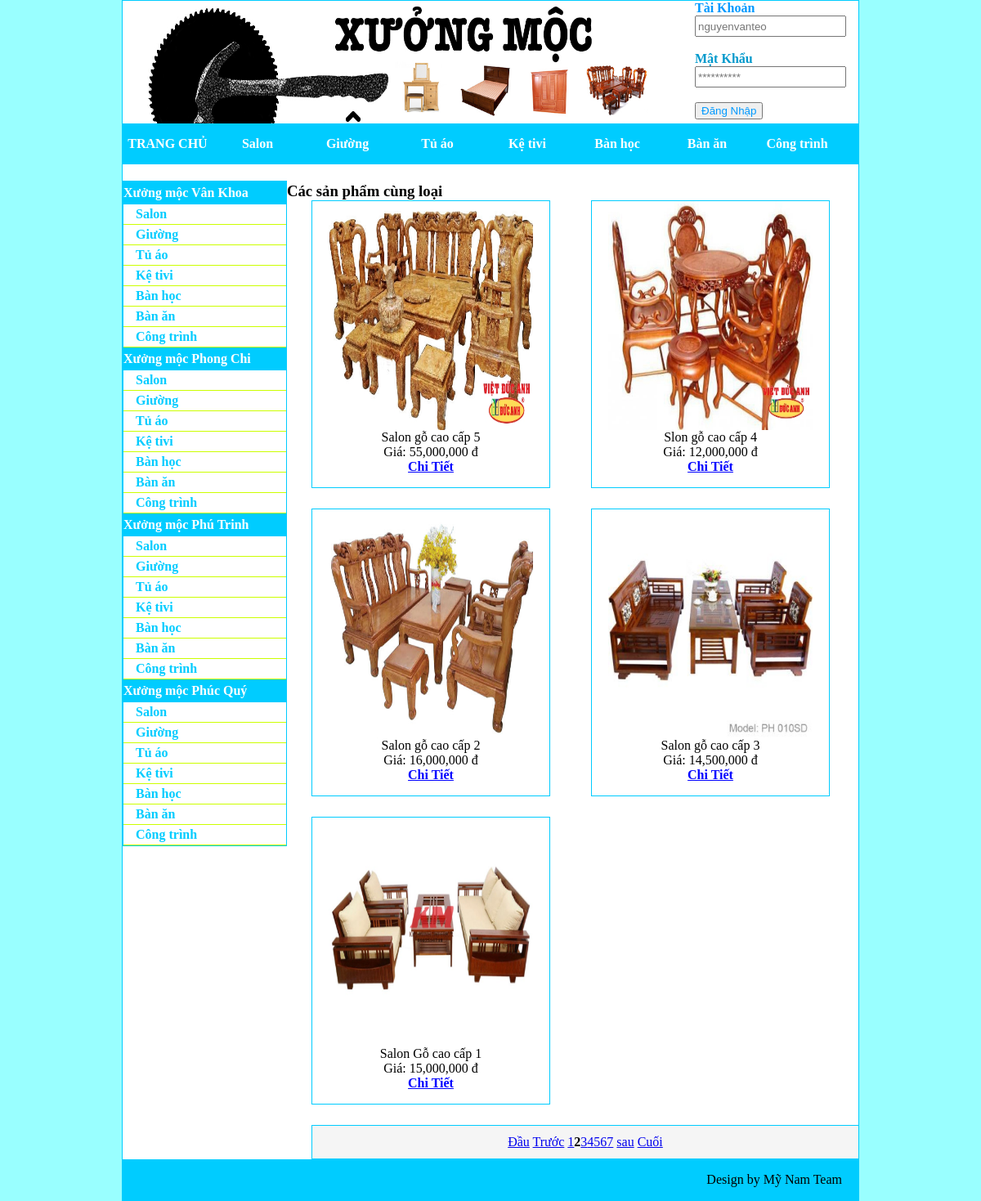
Page /index.php?a=3&id=1&page=2 on the committed database.
### tables this page shows
CREATE TABLE `LoaiSanPham` (
  `MaLoaiSanPham` int(11) NOT NULL,
  `TenLoaiSanPham` varchar(45) NOT NULL,
  `BiXoa` tinyint(1) NOT NULL
);

CREATE TABLE `HangSanXuat` (
  `MaHangSanXuat` int(11) NOT NULL,
  `TenHangSanXuat` varchar(45) NOT NULL,
  `LogoURL` varchar(45) NOT NULL,
  `BiXoa` tinyint(1) NOT NULL
);

CREATE TABLE `SanPham` (
  `MaSanPham` int(11) NOT NULL,
  `TenSanPham` varchar(45) NOT NULL,
  `HinhURL` varchar(45) NOT NULL,
  `GiaSanPham` int(11) NOT NULL,
  `NgayNhap` datetime NOT NULL,
  `SoLuongTon` int(11) NOT NULL,
  `SoLuongBan` int(11) NOT NULL,
  `SoLuocXem` int(11) NOT NULL,
  `MoTa` text NOT NULL,
  `BiXoa` tinyint(1) NOT NULL,
  `MaLoaiSanPham` int(11) NOT NULL,
  `MaHangSanXuat` int(11) NOT NULL
);

### lib/DataProvider.php (called while the page is built, shortened)
<?php
	class DataProvider
	{
		public static function execQuery($sql)
		{
            $connection = mysqli_connect(SERVER,USERNAME,PASSWORD,DATABASE) or
			die("Could not connect to" ."localhost". " .");
            mysqli_query($connection,"set names 'utf8'");
            $result = mysqli_query($connection,$sql);
            return $result;
        }
    }
?>

### modules/mMenuDoc.php (the view)
<div id="menu_Doc">
	<?php
		$slHSX = "SELECT hangsanxuat.MaHangSanXuat, hangsanxuat.TenHangSanXuat
				  FROM hangsanxuat
				  WHERE HangSanXuat.BiXoa = FALSE";
		$qrHSX = DataProvider::execQuery($slHSX);
		while($rowHSX = mysqli_fetch_array($qrHSX))
		{?>
			<div>
				<div class="menu_Doc_theloai"><?php echo $rowHSX["TenHangSanXuat"];?></div>
					<?php
					$sqlLoaiSP = "SELECT loaisanpham.MaLoaiSanPham, loaisanpham.TenLoaiSanPham
								FROM loaisanpham
								WHERE loaisanpham.BiXoa = FALSE";
					$qrLSP = DataProvider::execQuery($sqlLoaiSP);
					while($rowLSP = mysqli_fetch_array($qrLSP))
					{?>
						<div class="loaitin">
							<a href="#"><?php echo $rowLSP["TenLoaiSanPham"];?></a>
						</div>
					<?php
					}
					?>
			</div>
	<?php
		}
	?>
</div>

### modules/mMenuNgang.php
<div id="menu_Ngang">
    <div class="menu_Ngang_ChiTiet"><span><b><a href="index.php">TRANG CHỦ</a></b></span></div>
<?php
    $sql = "select LoaiSanPham.MaLoaiSanPham, LoaiSanPham.TenLoaiSanPham
            from LoaiSanPham";
    $qr = DataProvider::execQuery($sql);
    while($row = mysqli_fetch_assoc($qr))
    {
        include("templates/tempMenuNgang.php");
    }
    ?>
</div>

### templates/tempMenuNgang.php
<div class="menu_Ngang_ChiTiet"><span><b><a href="index.php?a=3&id=<?php echo $row["MaLoaiSanPham"];?>"><?php echo $row["TenLoaiSanPham"];?></a></b></span></div>

### pages/pSanPhamTheoLoai.php
<h3>Các sản phẩm cùng loại</h3>
<?php
    $id = $_GET['id'];
    $rowPerPage = 6;
    $curPage = 1;
    if(isset($_GET['page'])) $curPage = $_GET['page'];
    $offset = ($curPage - 1)*$rowPerPage;
    $sql = "SELECT SanPham.TenSanPham, SanPham.MaSanPham, SanPham.HinhURL, SanPham.MoTa, SanPham.GiaSanPham
            FROM SanPham
            WHERE SanPham.MaLoaiSanPham = $id
            ORDER BY SanPham.SoLuongBan DESC
            LIMIT $offset,$rowPerPage";
    $qr = DataProvider::execQuery($sql);
    while($row = mysqli_fetch_assoc($qr))
    {
        include("templates/tempThumbProduct.php");
    }
    include("modules/mPhanTrang.php");
?>

### templates/tempThumbProduct.php
<div class="content_NoiDungSanPham">
                <span><a href="#?idSP=<?php echo $row['MaSanPham'];?>"><img src="images/<?php echo $row['HinhURL'];?>" width="250px" height="280px" /></a></span><br/>
                <span><?php echo $row['TenSanPham'];?></span><br/>
                <span>Giá: <?php echo number_format($row['GiaSanPham']);?> đ </span><br/>
                <span><b><a href="index.php?a=4&id=<?php echo $row['MaSanPham'];?>" style="color: blue;">Chi Tiết</a></b></span>
</div>

### css/Style.css (style rules this page uses)
body { margin-top:0px; margin-bottom:0px; background-color:#9FF }
#menu_Ngang { width:900px; height:50px; background-color:#0CF; line-height:50px; text-align:center; color:#FFF }
.menu_Ngang_ChiTiet { width: 110px; height: 50px; float: left; }
.menu_Ngang_ChiTiet a { text-decoration-line: none; color: #FFF; }
.content_NoiDungSanPham { width: 290px; height: 350px; float: left; background-color: #FFF; border: 1px solid #0CF; text-align: center; margin-left: 30px; padding-left: 0px; margin-right: 20px; margin-bottom: 25px; }
#content_SanPham h3 { margin-top: 0px; margin-left: 0px; margin-bottom: 0px; }
#menu_Doc { width: 199px; background-color: #FFF; float: left; margin-top: 20px; border: 1px solid #0CF; }
.menu_Doc_theloai { background-color:#0CF; color:#ffffff; display:block; padding-top: 5px; padding-bottom: 5px; font-weight:bold; }
#menu_Doc a { color:#0CF; padding-top: 3px; padding-bottom: 3px; padding-left: 15px; display:block; border-bottom:solid 1px #CF0; text-decoration: none; font-weight: bold; }

### rows in the picture
loaisanpham: TenLoaiSanPham "Salon"
loaisanpham: TenLoaiSanPham "Giường"
loaisanpham: TenLoaiSanPham "Tủ áo"
loaisanpham: TenLoaiSanPham "Kệ tivi"
loaisanpham: TenLoaiSanPham "Bàn học"
loaisanpham: TenLoaiSanPham "Bàn ăn"
loaisanpham: TenLoaiSanPham "Công trình"
hangsanxuat: TenHangSanXuat "Xưởng mộc Vân Khoa"
hangsanxuat: TenHangSanXuat "Xưởng mộc Phong Chi"
hangsanxuat: TenHangSanXuat "Xưởng mộc Phú Trinh"
hangsanxuat: TenHangSanXuat "Xưởng mộc Phúc Quý"
sanpham: HinhURL (picture), TenSanPham "Salon gỗ cao cấp 5", GiaSanPham "55,000,000"
sanpham: HinhURL (picture), TenSanPham "Slon gỗ cao cấp 4", GiaSanPham "12,000,000"
sanpham: HinhURL (picture), TenSanPham "Salon gỗ cao cấp 2", GiaSanPham "16,000,000"
sanpham: HinhURL (picture), TenSanPham "Salon gỗ cao cấp 3", GiaSanPham "14,500,000"
sanpham: HinhURL (picture), TenSanPham "Salon Gỗ cao cấp 1", GiaSanPham "15,000,000"
